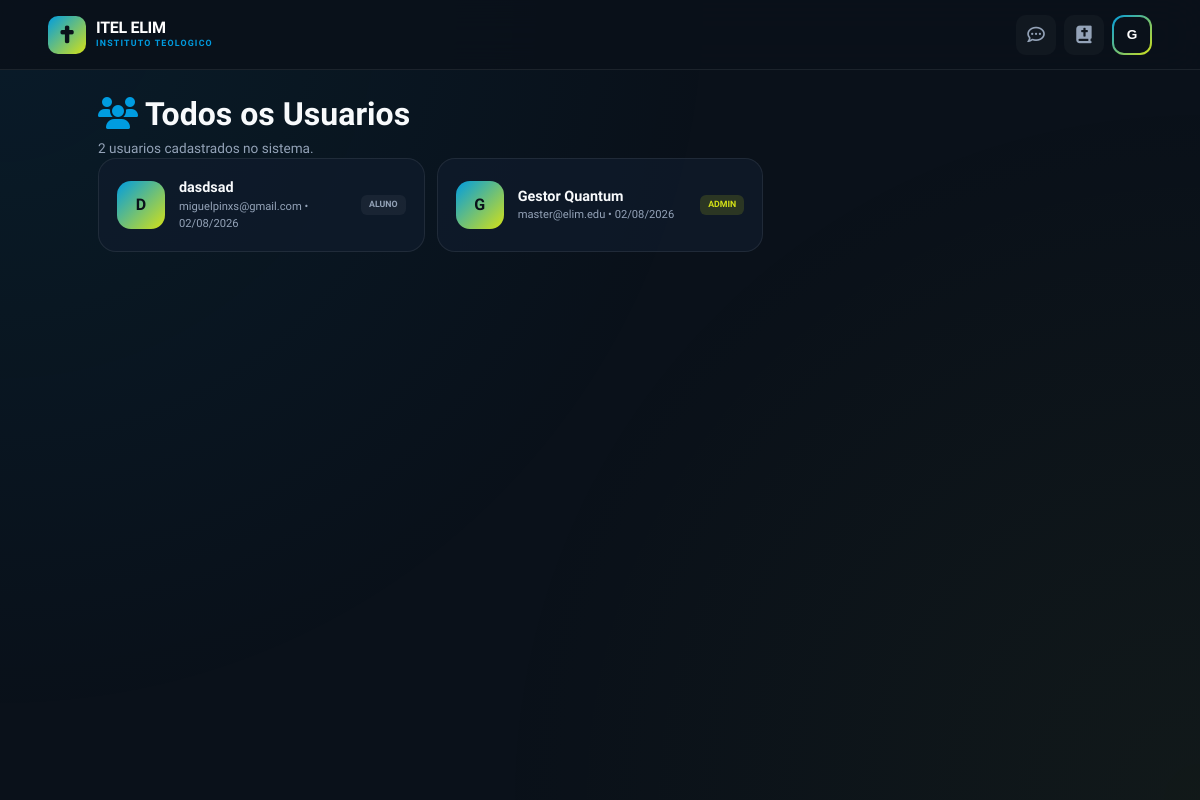
The page /admin/usuarios (signed in) on the database as committed earlier.
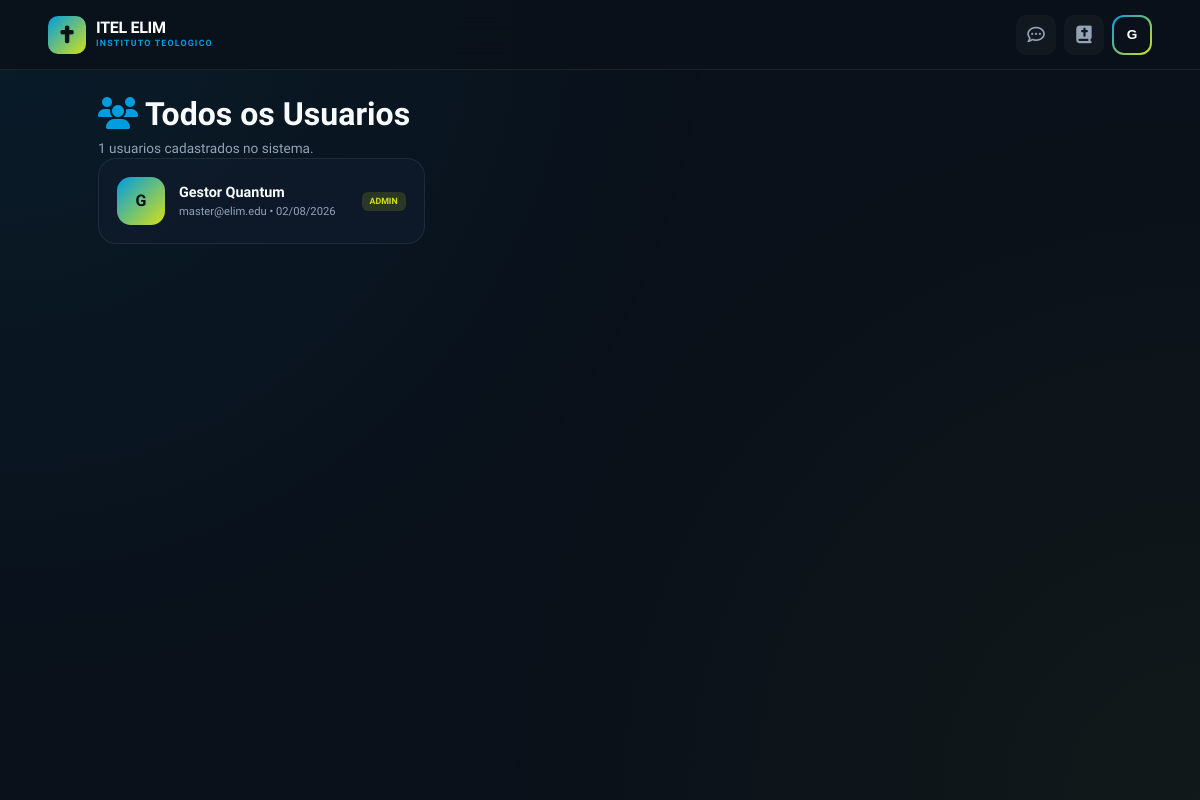
The same page on the database as committed later.
### app.py (models this page shows, shortened)
class User(db.Model, UserMixin):
    __tablename__ = "users"
    id = db.Column(db.Integer, primary_key=True)
    public_id = db.Column(db.String(36), unique=True, default=lambda: str(uuid.uuid4()))
    name = db.Column(db.String(100), nullable=False)
    email = db.Column(db.String(120), unique=True, nullable=False)
    password_hash = db.Column(db.String(255), nullable=False)
    role = db.Column(db.String(20), default="aluno", nullable=False)
    xp = db.Column(db.Integer, default=0)
    is_active = db.Column(db.Boolean, default=True)
    is_approved = db.Column(db.Boolean, default=False)
    last_login = db.Column(db.DateTime, default=datetime.utcnow)
    created_at = db.Column(db.DateTime, default=datetime.utcnow)
    logs = db.relationship('LogAtividade', backref='owner', cascade="all, delete-orphan", lazy='dynamic')
    progresso = db.relationship('ProgressoAula', backref='estudante', lazy='dynamic', cascade="all, delete-orphan")
    notificacoes = db.relationship('Notification', backref='user', lazy='dynamic', cascade="all, delete-orphan")

### app.py (the view)
@app.route("/admin/usuarios")
@role_required('admin')
def gerenciar_usuarios():
    users = User.query.order_by(User.created_at.desc()).all()
    return render_template("admin_users.html", users=users)

### app.py (called while the page is built)
@login_manager.user_loader
def load_user(user_id):
    return db.session.get(User, int(user_id))

def role_required(*roles):
    def decorator(f):
        @wraps(f)
        @login_required
        def decorated_function(*args, **kwargs):
            user_role = current_user.role
            if user_role == 'docente':
                user_role = 'professor'
            normalized_roles = [r if r != 'docente' else 'professor' for r in roles]
            if user_role not in normalized_roles:
                if request.is_json:
                    return jsonify({"success": False, "error": "Acesso Negado"}), 403
                flash("Area restrita. Voce nao possui as permissoes necessarias.", "danger")
                return redirect(url_for('dashboard'))
            return f(*args, **kwargs)
        return decorated_function
    return decorator

### templates/admin_users.html (shortened to what this page needs)
{% extends "base.html" %}
{% block content %}
<div class="admin-page">
    <div class="admin-header animate-in">
        <h1><i class="fa-solid fa-users" style="color: var(--secondary);"></i> Todos os Usuarios</h1>
        <p style="color:var(--text-sec);font-size:0.85rem">{{ users|length }} usuarios cadastrados no sistema.</p>
    </div>
    <div class="user-grid">
        {% for u in users %}
        <div class="user-card animate-in">
            <div class="user-avatar">{{ u.name[0] | upper }}</div>
            <div class="user-details">
                <p>{{ u.name }}</p>
                <small>{{ u.email }} &bull; {{ u.created_at.strftime('%d/%m/%Y') }}</small>
            </div>
            <span class="role-tag {{ u.role }}">{{ u.role }}</span>
        </div>
        {% endfor %}
    </div>
</div>
{% endblock %}

### templates/base.html (shortened to what this page needs)
<!DOCTYPE html>
<html lang="pt-br">
<head>
    <link rel="stylesheet" href="https://cdnjs.cloudflare.com/ajax/libs/font-awesome/6.5.1/css/all.min.css">
</head>
<body>
    <div class="bg-glow"></div>
    {% if current_user.is_authenticated %}
    <header class="main-header">
        <a href="{{ url_for('dashboard') }}" class="logo-container">
            <div class="logo-icon"><i class="fa-solid fa-cross"></i></div>
            <div><div class="brand-text">ITEL ELIM</div><div class="brand-subtext">Instituto Teologico</div></div>
        </a>
        <div class="user-actions">
            <a href="{{ url_for('feedback') }}" class="action-btn" title="Feedback"><i class="fa-regular fa-comment-dots"></i></a>
            <a href="{{ url_for('lista_aulas') }}" class="action-btn" title="Biblioteca"><i class="fa-solid fa-book-bible"></i></a>
            <button class="profile-trigger" id="profileTrigger" onclick="toggleMenu(event)">
                <div class="avatar-ring"><span>{{ current_user.name[0] | upper }}</span></div>
            </button>
        </div>
    </header>
    {% endif %}
    <main>{% block content %}{% endblock %}</main>
</body>
</html>

### templates/base.html (style rules this page uses)
:root { --primary: #d4e117; --secondary: #009ce0; --accent: #005da3; --bg-deep: #0a111a; --bg-card: rgba(16, 28, 45, 0.7); --glass: rgba(255, 255, 255, 0.03); --glass-border: rgba(255, 255, 255, 0.08); --text-prio: #f8fafc; --text-sec: #94a3b8; --danger: #ef4444; --success: #10b981; --radius-sm: 12px; --radius-md: 18px; --radius-lg: 28px; }
* { box-sizing: border-box; margin: 0; padding: 0; -webkit-tap-highlight-color: transparent; }
html { scroll-behavior: smooth; }
body { font-family: 'Plus Jakarta Sans', sans-serif; background: var(--bg-deep); color: var(--text-prio); min-height: 100vh; line-height: 1.5; overflow-x: hidden; -webkit-font-smoothing: antialiased; }
.bg-glow { position: fixed; inset: 0; z-index: -1; pointer-events: none; background-image: radial-gradient(circle at 0% 0%, rgba(0, 156, 224, 0.08) 0%, transparent 50%), radial-gradient(circle at 100% 100%, rgba(212, 225, 23, 0.04) 0%, transparent 50%); }
.main-header { display: flex; justify-content: space-between; align-items: center; padding: 0 4%; height: 70px; background: rgba(10, 17, 26, 0.9); backdrop-filter: blur(20px); -webkit-backdrop-filter: blur(20px); border-bottom: 1px solid var(--glass-border); position: sticky; top: 0; z-index: 1000; }
.logo-container { display: flex; align-items: center; gap: 10px; text-decoration: none; }
.logo-icon { width: 38px; height: 38px; background: linear-gradient(135deg, var(--secondary), var(--primary)); border-radius: 10px; display: flex; align-items: center; justify-content: center; font-size: 1.1rem; color: var(--bg-deep); flex-shrink: 0; }
.brand-text { color: #fff; font-weight: 800; font-size: 1rem; letter-spacing: -0.3px; line-height: 1.1; }
.brand-subtext { color: var(--secondary); font-size: 0.55rem; font-weight: 700; text-transform: uppercase; letter-spacing: 1.2px; }
.user-actions { display: flex; align-items: center; gap: 8px; }
.action-btn { color: var(--text-sec); font-size: 1.1rem; text-decoration: none; width: 40px; height: 40px; display: flex; align-items: center; justify-content: center; border-radius: 10px; transition: all 0.3s ease; background: rgba(255, 255, 255, 0.03); border: 1px solid transparent; position: relative; }
.profile-trigger { background: none; border: none; padding: 0; cursor: pointer; }
.avatar-ring { width: 40px; height: 40px; border-radius: 12px; background: linear-gradient(135deg, var(--secondary), var(--primary)); padding: 2px; transition: transform 0.3s ease; }
.avatar-ring span { background: var(--bg-deep); width: 100%; height: 100%; border-radius: 10px; display: flex; align-items: center; justify-content: center; color: #fff; font-weight: 800; font-size: 0.85rem; }
.animate-in { animation: fadeInUp 0.5s ease forwards; }

### templates/admin_users.html (style rules this page uses)
.admin-page { padding: 20px 4% 100px; max-width: 1100px; margin: 0 auto; }
.user-grid { display: grid; grid-template-columns: 1fr; gap: 12px; }
@media (min-width: 640px) { .user-grid { grid-template-columns: repeat(2, 1fr); } }
@media (min-width: 1024px) { .user-grid { grid-template-columns: repeat(3, 1fr); } }
.user-card { background: var(--bg-card); border: 1px solid var(--glass-border); border-radius: var(--radius-md); padding: 18px; display: flex; align-items: center; gap: 14px; }
.user-avatar { width: 48px; height: 48px; border-radius: 14px; background: linear-gradient(135deg, var(--secondary), var(--primary)); display: flex; align-items: center; justify-content: center; font-weight: 800; font-size: 1rem; color: var(--bg-deep); flex-shrink: 0; }
.user-details { flex: 1; min-width: 0; }
.user-details p { font-weight: 700; font-size: 0.9rem; white-space: nowrap; overflow: hidden; text-overflow: ellipsis; }
.user-details small { color: var(--text-sec); font-size: 0.7rem; display: block; }
.role-tag { font-size: 0.55rem; font-weight: 800; text-transform: uppercase; padding: 3px 8px; border-radius: 6px; }
.role-tag.admin { background: rgba(212, 225, 23, 0.15); color: var(--primary); }

Rows that differ between the two databases and show on the page:
removed User: name "D", name "dasdsad", email "miguelpinxs@gmail.com", created_at "02/08/2026", role "ALUNO"
Other text that changed with them:
{{ users|length }}: "2" → "1"
